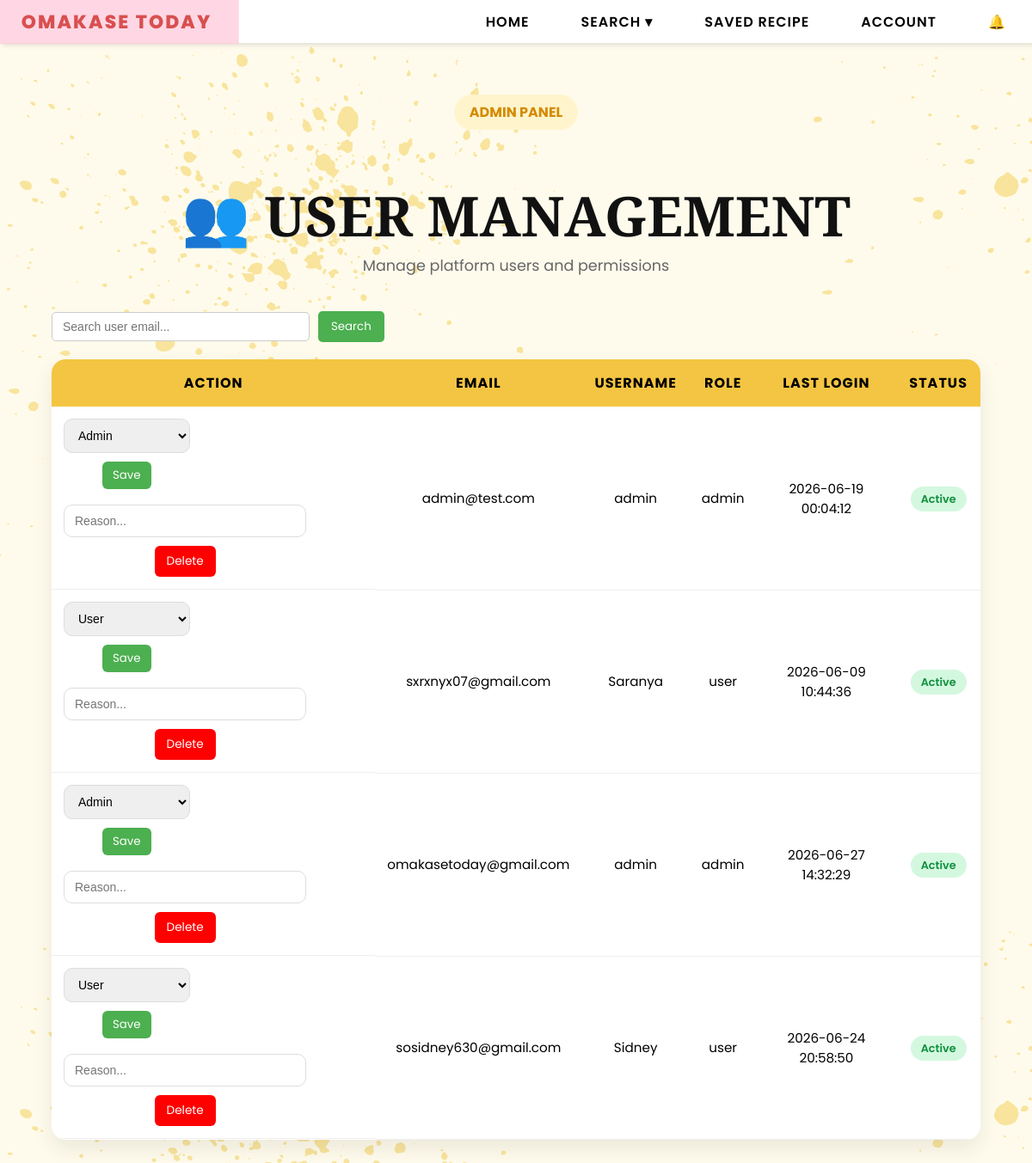
Screenshot of /admin/users (signed in) with the database file from the repository.
### tables this page shows
CREATE TABLE users (
        email TEXT PRIMARY KEY,
        username TEXT,
        password TEXT,
        bio TEXT,
        profile_pic TEXT,
        role TEXT DEFAULT 'user'
    , reset_token TEXT, reset_used INTEGER DEFAULT 0, reset_viewed INTEGER DEFAULT 0, last_login TEXT);

### app.py (the view)
@app.route("/admin/users")
def admin_users():
    if session.get("role") != "admin":
        return "403 Forbidden"
    conn = sqlite3.connect(DB_PATH)
    c = conn.cursor()
    c.execute("""
        SELECT email,
            username,
            role,
            last_login
        FROM users
    """)
    users = c.fetchall()
    conn.close()
    six_months_ago = (
            datetime.now() - timedelta(days=180)
        )
    processed_users = []
    for user in users:
        status = "Inactive"
        if user[3]:
            try:
                last_login = datetime.strptime(
                    user[3],
                    "%Y-%m-%d %H:%M:%S"
                )
                if last_login > six_months_ago:
                    status = "Active"
            except:
                status = "Inactive"
        processed_users.append(
            (
                user[0],  # email
                user[1],  # username
                user[2],  # role
                user[3],  # last_login
                status    # active/inactive
            )
        )
    return render_template(
        "admin_users.html",
        users=processed_users
    )

### templates/admin_users.html (shortened to what this page needs)
{% extends "base.html" %}
{% block content %}
<div class="admin-users-wrapper">
    <div class="page-hero">
        <span class="hero-tag">
            ADMIN PANEL
        </span>
        <h1 class="page-title">
            👥 USER MANAGEMENT
        </h1>
        <p class="page-subtitle">
            Manage platform users and permissions
        </p>
    </div>
    <div class="admin-controls">
        <input type="text" id="userSearch" class="search-input"
            placeholder="Search user email...">
        <button onclick="filterUsers()" class="search-btn">
            Search
        </button>
    </div>
    <table class="users-table">
        <thead>
            <tr>
                <th>ACTION</th>
                <th>EMAIL</th>
                <th>USERNAME</th>
                <th>ROLE</th>
                <th>LAST LOGIN</th>
                <th>STATUS</th>
            </tr>
        </thead>
        <tbody id="userBody">
            {% for u in users %}
            <tr>
                <td style="display:flex; gap:8px; flex-wrap:wrap;">
                    <form action="/admin/users/update/{{ u[0] }}" method="POST">
                        <select name="role">
                            <option value="user" {% if u[2]=='user' %}selected{% endif %}>User</option>
                            <option value="admin" {% if u[2]=='admin' %}selected{% endif %}>Admin</option>
                        </select>
                        <button type="submit" class="update-btn">Save</button>
                    </form>
                    <form action="/admin/delete/{{ u[0] }}" method="POST"
                          onsubmit="return confirmDelete(this)">
                        <input type="text" name="reason"
                               placeholder="Reason..."
                               required
                               class="reason-input">
                        <button type="submit" class="delete-btn">
                            Delete
                        </button>
                    </form>
                </td>
                <td>{{ u[0] }}</td>
                <td>{{ u[1] }}</td>
                <td>{{ u[2] }}</td>
                <td>
                    {% if u[3] %}
                        {{ u[3] }}
                    {% else %}
                        Never Logged In
                    {% endif %}
                </td>
                <td>
                    <span class="
                        status-badge
                        {% if u[4] == 'Active' %}
                            active-status
                        {% else %}
                            inactive-status
                        {% endif %}
                    ">
                        {{ u[4] }}
                    </span>
                </td>
            </tr>
            {% endfor %}
        </tbody>
    </table>
</div>
{% endblock %}

### rows the page displays
users: role "Admin", email "admin@test.com", username "admin", role "admin", last_login "2026-06-19 00:04:12", u "Active"
users: role "User", email "sxrxnyx07@gmail.com", username "Saranya", role "user", last_login "2026-06-09 10:44:36", u "Active"
users: role "Admin", email "omakasetoday@gmail.com", username "admin", role "admin", last_login "2026-06-27 14:32:29", u "Active"
users: role "User", email "sosidney630@gmail.com", username "Sidney", role "user", last_login "2026-06-24 20:58:50", u "Active"
